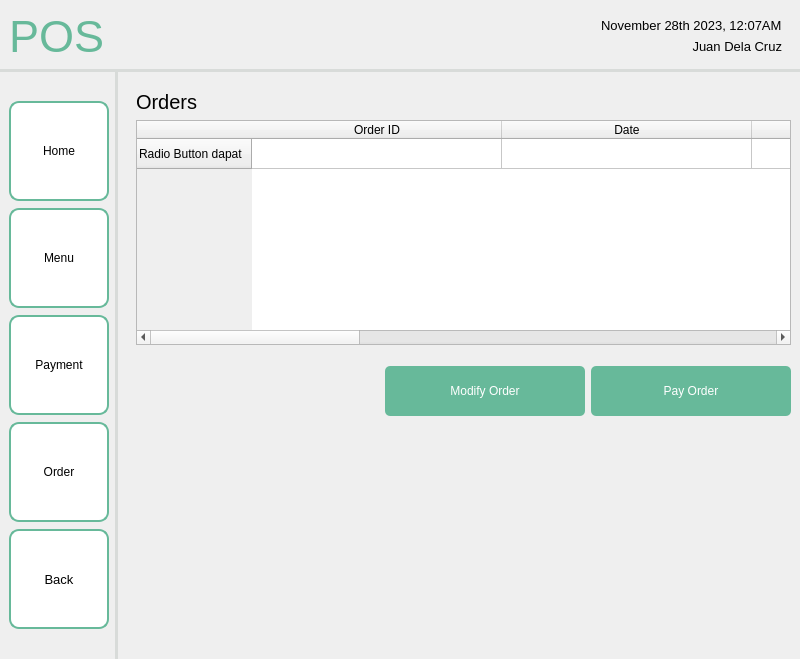
<?xml version="1.0" encoding="UTF-8"?>
<ui version="4.0">
 <class>MainWindow</class>
 <widget class="QMainWindow" name="MainWindow">
  <property name="geometry">
   <rect>
    <x>0</x>
    <y>0</y>
    <width>800</width>
    <height>659</height>
   </rect>
  </property>
  <property name="windowTitle">
   <string>MainWindow</string>
  </property>
  <widget class="QWidget" name="centralwidget">
   <layout class="QHBoxLayout" name="horizontalLayout">
    <property name="leftMargin">
     <number>0</number>
    </property>
    <property name="topMargin">
     <number>0</number>
    </property>
    <property name="rightMargin">
     <number>0</number>
    </property>
    <property name="bottomMargin">
     <number>0</number>
    </property>
    <item>
     <widget class="QFrame" name="frame">
      <property name="sizePolicy">
       <sizepolicy hsizetype="Preferred" vsizetype="Preferred">
        <horstretch>0</horstretch>
        <verstretch>0</verstretch>
       </sizepolicy>
      </property>
      <property name="frameShape">
       <enum>QFrame::NoFrame</enum>
      </property>
      <property name="frameShadow">
       <enum>QFrame::Plain</enum>
      </property>
      <layout class="QGridLayout" name="gridLayout">
       <property name="leftMargin">
        <number>0</number>
       </property>
       <property name="topMargin">
        <number>0</number>
       </property>
       <property name="rightMargin">
        <number>0</number>
       </property>
       <property name="bottomMargin">
        <number>0</number>
       </property>
       <property name="spacing">
        <number>0</number>
       </property>
       <item row="1" column="0">
        <widget class="QWidget" name="navbar" native="true">
         <property name="sizePolicy">
          <sizepolicy hsizetype="Fixed" vsizetype="Preferred">
           <horstretch>0</horstretch>
           <verstretch>0</verstretch>
          </sizepolicy>
         </property>
         <property name="styleSheet">
          <string notr="true">QWidget {
    border-right: 3px solid #D8DBD9;
}
</string>
         </property>
         <layout class="QVBoxLayout" name="verticalLayout_2">
          <property name="spacing">
           <number>7</number>
          </property>
          <item>
           <spacer name="verticalSpacer">
            <property name="orientation">
             <enum>Qt::Vertical</enum>
            </property>
            <property name="sizeHint" stdset="0">
             <size>
              <width>20</width>
              <height>40</height>
             </size>
            </property>
           </spacer>
          </item>
          <item>
           <widget class="QPushButton" name="pushButton_3">
            <property name="minimumSize">
             <size>
              <width>100</width>
              <height>100</height>
             </size>
            </property>
            <property name="maximumSize">
             <size>
              <width>100</width>
              <height>100</height>
             </size>
            </property>
            <property name="styleSheet">
             <string notr="true">QPushButton {
    background-color: white;
    border: 2px solid #67B99A;
    color: black;
    padding: 8px 16px;
    border-radius: 10px;
}

QPushButton:hover {
    border: 2px solid #4D926D;
}

QPushButton:pressed {
	background-color: #F0F0F0;
	border: 2px solid #265C42;
}</string>
            </property>
            <property name="text">
             <string>Home</string>
            </property>
           </widget>
          </item>
          <item>
           <widget class="QPushButton" name="pushButton_2">
            <property name="minimumSize">
             <size>
              <width>100</width>
              <height>100</height>
             </size>
            </property>
            <property name="maximumSize">
             <size>
              <width>100</width>
              <height>100</height>
             </size>
            </property>
            <property name="styleSheet">
             <string notr="true">QPushButton {
    background-color: white;
    border: 2px solid #67B99A;
    color: black;
    padding: 8px 16px;
    border-radius: 10px;
}

QPushButton:hover {
    border: 2px solid #4D926D;
}

QPushButton:pressed {
	background-color: #F0F0F0;
	border: 2px solid #265C42;
}</string>
            </property>
            <property name="text">
             <string>Menu</string>
            </property>
           </widget>
          </item>
          <item>
           <widget class="QPushButton" name="pushButton_10">
            <property name="minimumSize">
             <size>
              <width>100</width>
              <height>100</height>
             </size>
            </property>
            <property name="maximumSize">
             <size>
              <width>100</width>
              <height>100</height>
             </size>
            </property>
            <property name="styleSheet">
             <string notr="true">QPushButton {
    background-color: white;
    border: 2px solid #67B99A;
    color: black;
    padding: 8px 16px;
    border-radius: 10px;
}

QPushButton:hover {
    border: 2px solid #4D926D;
}

QPushButton:pressed {
	background-color: #F0F0F0;
	border: 2px solid #265C42;
}</string>
            </property>
            <property name="text">
             <string>Payment</string>
            </property>
           </widget>
          </item>
          <item>
           <widget class="QPushButton" name="pushButton_11">
            <property name="minimumSize">
             <size>
              <width>100</width>
              <height>100</height>
             </size>
            </property>
            <property name="maximumSize">
             <size>
              <width>100</width>
              <height>100</height>
             </size>
            </property>
            <property name="styleSheet">
             <string notr="true">QPushButton {
    background-color: white;
    border: 2px solid #67B99A;
    color: black;
    padding: 8px 16px;
    border-radius: 10px;
}

QPushButton:hover {
    border: 2px solid #4D926D;
}

QPushButton:pressed {
	background-color: #F0F0F0;
	border: 2px solid #265C42;
}</string>
            </property>
            <property name="text">
             <string>Order</string>
            </property>
           </widget>
          </item>
          <item>
           <widget class="QPushButton" name="pushButton">
            <property name="sizePolicy">
             <sizepolicy hsizetype="Fixed" vsizetype="Fixed">
              <horstretch>0</horstretch>
              <verstretch>0</verstretch>
             </sizepolicy>
            </property>
            <property name="minimumSize">
             <size>
              <width>100</width>
              <height>100</height>
             </size>
            </property>
            <property name="maximumSize">
             <size>
              <width>100</width>
              <height>100</height>
             </size>
            </property>
            <property name="font">
             <font>
              <pointsize>10</pointsize>
             </font>
            </property>
            <property name="styleSheet">
             <string notr="true">QPushButton {
    background-color: white;
    border: 2px solid #67B99A;
    color: black;
    padding: 8px 16px;
    border-radius: 10px;
}

QPushButton:hover {
    border: 2px solid #4D926D;
}

QPushButton:pressed {
	background-color: #F0F0F0;
	border: 2px solid #265C42;
}</string>
            </property>
            <property name="text">
             <string>Back</string>
            </property>
            <property name="icon">
             <iconset resource="../../assets/resourceFile.qrc">
              <normaloff>:/logos/Icons/entypo_back.png</normaloff>:/logos/Icons/entypo_back.png</iconset>
            </property>
            <property name="autoRepeat">
             <bool>false</bool>
            </property>
           </widget>
          </item>
          <item>
           <spacer name="verticalSpacer_3">
            <property name="orientation">
             <enum>Qt::Vertical</enum>
            </property>
            <property name="sizeHint" stdset="0">
             <size>
              <width>20</width>
              <height>40</height>
             </size>
            </property>
           </spacer>
          </item>
         </layout>
        </widget>
       </item>
       <item row="0" column="0" colspan="2">
        <widget class="QWidget" name="header" native="true">
         <property name="styleSheet">
          <string notr="true">QWidget {
    border-bottom: 3px solid #D8DBD9; 
}
</string>
         </property>
         <layout class="QHBoxLayout" name="horizontalLayout_2">
          <item>
           <widget class="QLabel" name="label">
            <property name="font">
             <font>
              <pointsize>-1</pointsize>
             </font>
            </property>
            <property name="layoutDirection">
             <enum>Qt::LeftToRight</enum>
            </property>
            <property name="styleSheet">
             <string notr="true">QLabel {
    color: #67B99A;
    font-size: 45px;
}</string>
            </property>
            <property name="text">
             <string>POS</string>
            </property>
            <property name="scaledContents">
             <bool>false</bool>
            </property>
           </widget>
          </item>
          <item>
           <spacer name="horizontalSpacer">
            <property name="orientation">
             <enum>Qt::Horizontal</enum>
            </property>
            <property name="sizeHint" stdset="0">
             <size>
              <width>40</width>
              <height>20</height>
             </size>
            </property>
           </spacer>
          </item>
          <item>
           <widget class="QFrame" name="frame_2">
            <layout class="QVBoxLayout" name="verticalLayout">
             <item>
              <widget class="QLabel" name="label_2">
               <property name="font">
                <font>
                 <pointsize>10</pointsize>
                </font>
               </property>
               <property name="styleSheet">
                <string notr="true">QLabel {
    color: black;
}</string>
               </property>
               <property name="text">
                <string>November 28th 2023, 12:07AM</string>
               </property>
              </widget>
             </item>
             <item>
              <widget class="QLabel" name="label_3">
               <property name="font">
                <font>
                 <pointsize>10</pointsize>
                </font>
               </property>
               <property name="styleSheet">
                <string notr="true">QLabel {
    color: black;
}</string>
               </property>
               <property name="text">
                <string>Juan Dela Cruz</string>
               </property>
               <property name="alignment">
                <set>Qt::AlignRight|Qt::AlignTrailing|Qt::AlignVCenter</set>
               </property>
              </widget>
             </item>
            </layout>
           </widget>
          </item>
         </layout>
        </widget>
       </item>
       <item row="1" column="1">
        <widget class="QFrame" name="Content">
         <layout class="QVBoxLayout" name="verticalLayout_4">
          <property name="rightMargin">
           <number>0</number>
          </property>
          <item>
           <widget class="QWidget" name="widget" native="true">
            <layout class="QVBoxLayout" name="verticalLayout_3">
             <item>
              <widget class="QLabel" name="label_4">
               <property name="font">
                <font>
                 <pointsize>15</pointsize>
                </font>
               </property>
               <property name="text">
                <string>Orders</string>
               </property>
              </widget>
             </item>
             <item>
              <widget class="QTableWidget" name="tableWidget">
               <property name="editTriggers">
                <set>QAbstractItemView::NoEditTriggers</set>
               </property>
               <property name="showDropIndicator" stdset="0">
                <bool>false</bool>
               </property>
               <property name="dragDropOverwriteMode">
                <bool>false</bool>
               </property>
               <property name="selectionMode">
                <enum>QAbstractItemView::NoSelection</enum>
               </property>
               <attribute name="horizontalHeaderDefaultSectionSize">
                <number>250</number>
               </attribute>
               <attribute name="horizontalHeaderStretchLastSection">
                <bool>true</bool>
               </attribute>
               <row>
                <property name="text">
                 <string>Radio Button dapat</string>
                </property>
               </row>
               <column>
                <property name="text">
                 <string>Order ID</string>
                </property>
               </column>
               <column>
                <property name="text">
                 <string>Date</string>
                </property>
               </column>
               <column>
                <property name="text">
                 <string>Time</string>
                </property>
               </column>
               <column>
                <property name="text">
                 <string>Table No.</string>
                </property>
               </column>
               <column>
                <property name="text">
                 <string>Total Amount</string>
                </property>
               </column>
               <column>
                <property name="text">
                 <string>Status</string>
                </property>
               </column>
               <item row="0" column="0">
                <property name="flags">
                 <set>ItemIsEnabled</set>
                </property>
               </item>
              </widget>
             </item>
             <item>
              <layout class="QHBoxLayout" name="horizontalLayout_3">
               <property name="topMargin">
                <number>15</number>
               </property>
               <item>
                <spacer name="horizontalSpacer_2">
                 <property name="orientation">
                  <enum>Qt::Horizontal</enum>
                 </property>
                 <property name="sizeHint" stdset="0">
                  <size>
                   <width>40</width>
                   <height>20</height>
                  </size>
                 </property>
                </spacer>
               </item>
               <item>
                <widget class="QPushButton" name="pushButton_4">
                 <property name="minimumSize">
                  <size>
                   <width>200</width>
                   <height>50</height>
                  </size>
                 </property>
                 <property name="maximumSize">
                  <size>
                   <width>200</width>
                   <height>50</height>
                  </size>
                 </property>
                 <property name="styleSheet">
                  <string notr="true">QPushButton {
    background-color: #67B99A;
    color: white;
    padding: 8px 16px;
    border-radius: 5px;
}
QPushButton:hover {
    background-color: #5CAE8B;
}
QPushButton:pressed {
    background-color: #4D9C7F;
}</string>
                 </property>
                 <property name="text">
                  <string>Modify Order</string>
                 </property>
                </widget>
               </item>
               <item>
                <widget class="QPushButton" name="pushButton_5">
                 <property name="minimumSize">
                  <size>
                   <width>200</width>
                   <height>50</height>
                  </size>
                 </property>
                 <property name="maximumSize">
                  <size>
                   <width>200</width>
                   <height>50</height>
                  </size>
                 </property>
                 <property name="styleSheet">
                  <string notr="true">QPushButton {
    background-color: #67B99A;
    color: white;
    padding: 8px 16px;
    border-radius: 5px;
}
QPushButton:hover {
    background-color: #5CAE8B;
}
QPushButton:pressed {
    background-color: #4D9C7F;
}</string>
                 </property>
                 <property name="text">
                  <string>Pay Order</string>
                 </property>
                </widget>
               </item>
              </layout>
             </item>
             <item>
              <spacer name="verticalSpacer_2">
               <property name="orientation">
                <enum>Qt::Vertical</enum>
               </property>
               <property name="sizeHint" stdset="0">
                <size>
                 <width>20</width>
                 <height>40</height>
                </size>
               </property>
              </spacer>
             </item>
            </layout>
           </widget>
          </item>
         </layout>
        </widget>
       </item>
      </layout>
     </widget>
    </item>
   </layout>
  </widget>
 </widget>
 <resources>
  <include location="../../assets/resourceFile.qrc"/>
 </resources>
 <connections/>
</ui>
